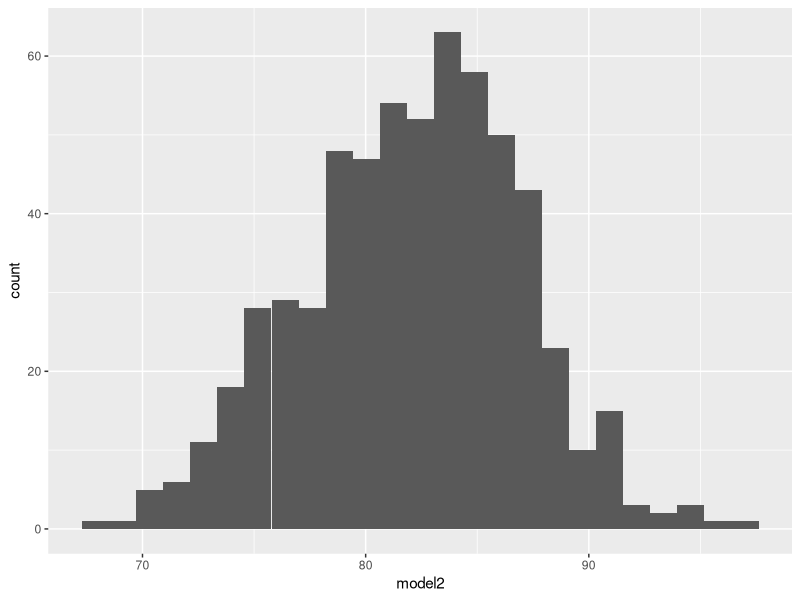
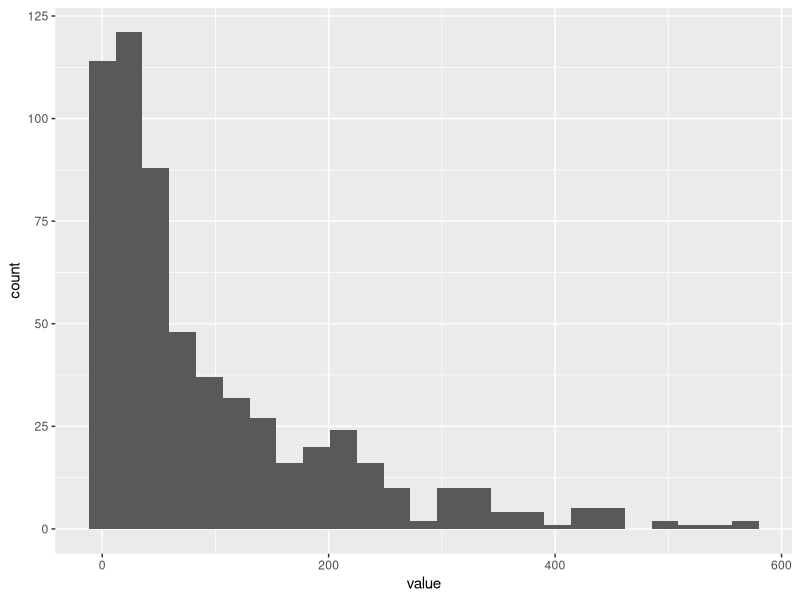
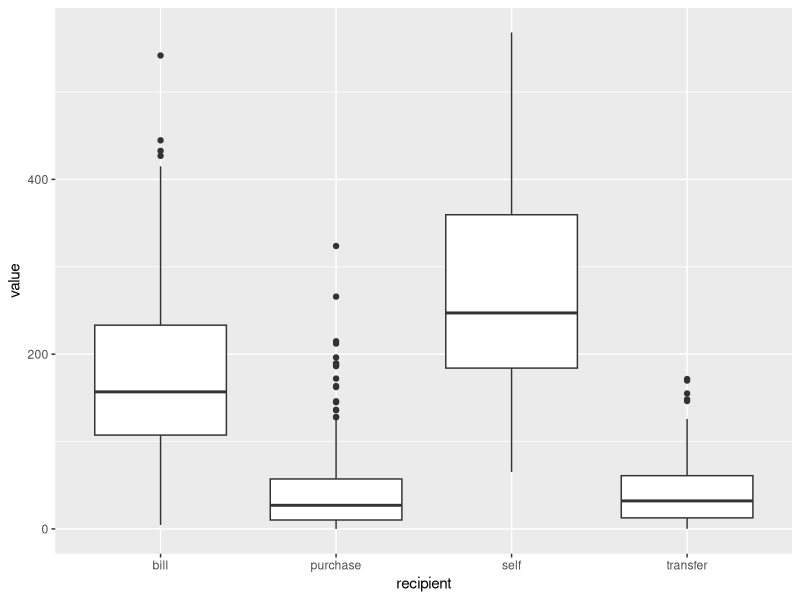
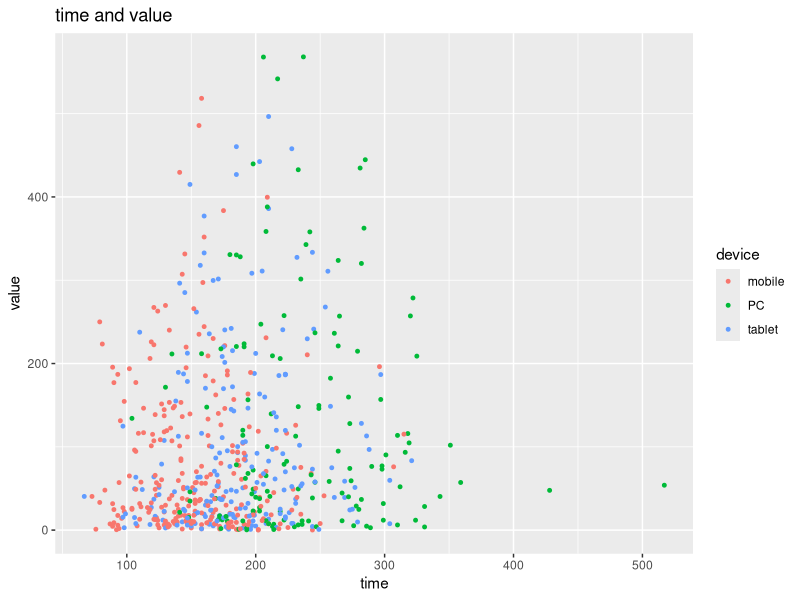
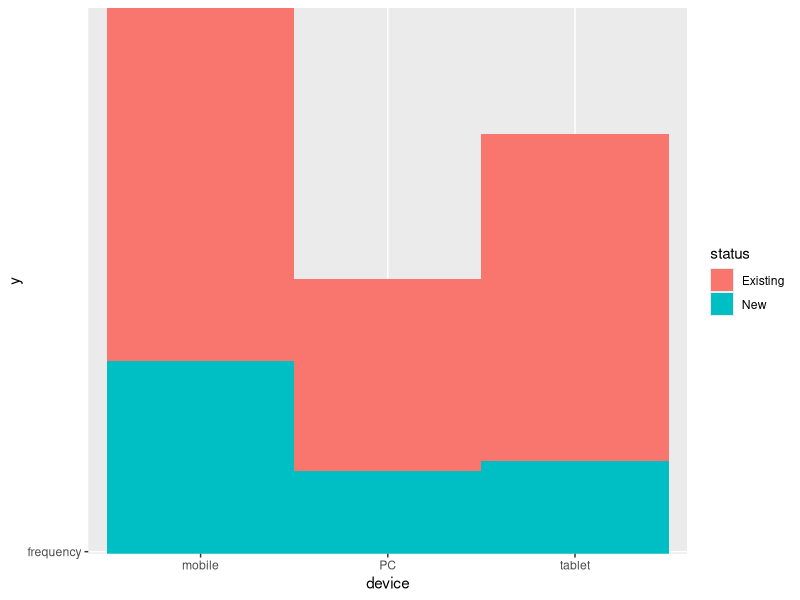
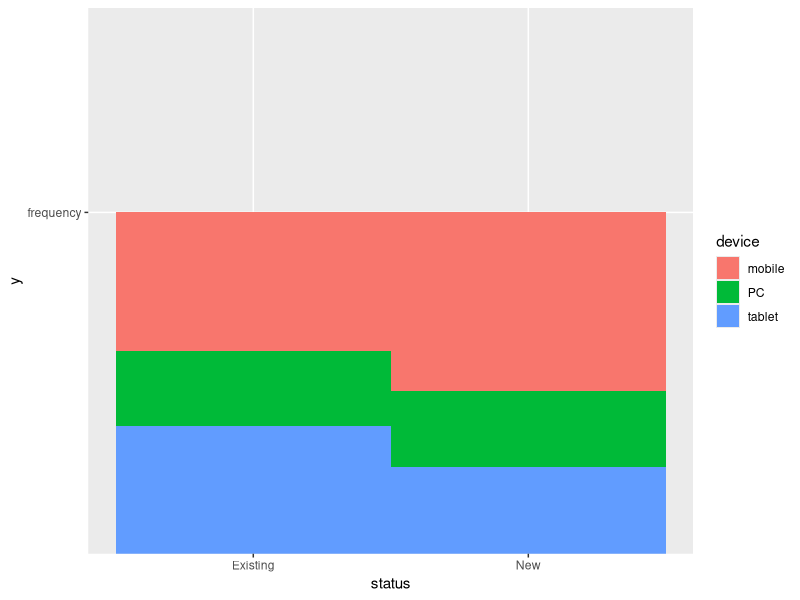
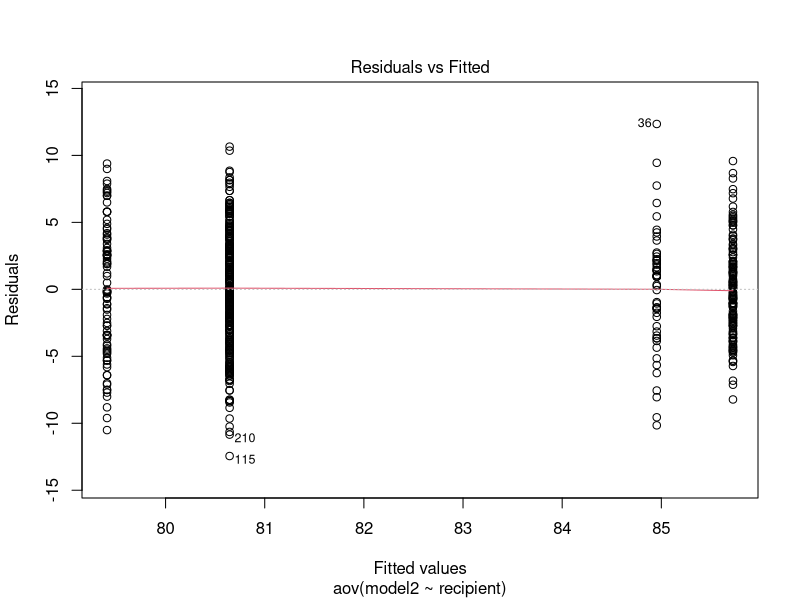
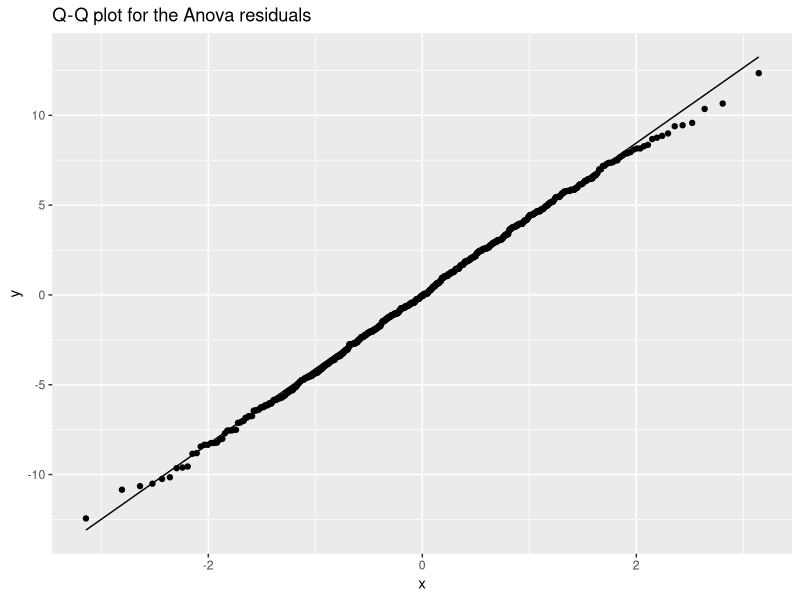

R code for these plots, in order:
## ---- chunk 1
knitr::opts_chunk$set(echo = TRUE)
## ---- chunk 2
setwd("C:/Users/SAMSUNG/Documents")
library(ggplot2)
library(dplyr)

transactions <- read.csv("transactions.csv", stringsAsFactors = T)

summary(transactions)
dim(transactions)
## ---- chunk 3
p <- ggplot(data = transactions, aes(x = model2))
p <- p + geom_histogram(bins=25)
p
## ---- chunk 4
paste("model2")
paste("mean = ", mean(transactions$model2))
paste("median = ", median(transactions$model2))
## ---- chunk 5
p <- ggplot(data = transactions, aes(x = value))
p <- p + geom_histogram(bins=25)
p
## ---- chunk 6
paste("value")
paste("mean = ", mean(transactions$value))
paste("median = ", median(transactions$value))
## ---- chunk 7
p <- ggplot(data = transactions, aes(y = value, x = recipient))
p <- p + geom_boxplot()
p
## ---- chunk 8
summarise(group_by(transactions, recipient), 
          means = mean(value),
          stddev = sd(value))
## ---- chunk 9
p <- ggplot(data = transactions, aes(x = time, y = value))
p <- p + geom_point(size = 1, shape = 19, aes(color = device))
p <- p + labs(title = "time and value", x = "time", y = "value", color = "device")
p
## ---- chunk 10
cor(y = transactions$value, x = transactions$time, method = "spearman")
## ---- chunk 11
p <- ggplot(data = transactions, aes(x = device, y = "frequency", fill = status))
p <- p + geom_bar(width = 1, stat = "identity", position = "stack")
p

p1 <- ggplot(data = transactions, aes(x = status, y = "frequency", fill = device))
p1 <- p1 + geom_bar(width = 1, stat = "identity", position = "fill")
p1
## ---- chunk 12
count <- table(transactions$recipient)
count <- sort(count, decr = T)
perc <- 100 * round(prop.table(count), 3)
total <- cumsum(count) ; total
cbind(Count = count, Perc = 100*round(prop.table(count),3), Total = cumsum(count))
## ---- chunk 13
t <- xtabs(~ recipient + status, data = transactions)
t
prop.table(t, margin = 1)
## ---- chunk 14
summarise(group_by(transactions, status), means = mean(model2))
summarise(group_by(transactions, device), means = mean(model2))
## ---- chunk 15
t.test(transactions$model1, mu = mean(transactions$model1), conf.level = 0.95)
t.test(transactions$model2, mu = mean(transactions$model2), conf.level = 0.95)
## ---- chunk 16
t.test(transactions$model2, transactions$model1, sig.level = 0.05,
       mu = 0, paired = T, alternative = "two.sided")
## ---- chunk 17
t.test(transactions$model2, transactions$model1, sig.level = 0.05,
       mu = 2, paired = T, alternative = "greater")
## ---- chunk 18
m1 <- transactions$model2[transactions$status == "Existing"]
m2 <- transactions$model2[transactions$status == "New"]

wilcox.test(m1, m2, paired = F,
            mu = 0, exact = FALSE, alternative = "two.sided", sig.level = 0.01)
## ---- chunk 19
m3 <- transactions$model2[transactions$device == "PC"]
m4 <- transactions$model2[transactions$device == "tablet"]

wilcox.test(m3, m4, paired = F,
            mu = 0, exact = FALSE, alternative = "two.sided", sig.level = 0.01)
## ---- chunk 20
anova <- aov(model2 ~ recipient, data = transactions)
summary(anova)
plot(anova, 1)

res <- data.frame(residuals = anova$residuals)
p <- ggplot(res, aes(sample = residuals)) 
p <- p + stat_qq()
p <- p + stat_qq_line()
p <- p + labs(title = "Q-Q plot for the Anova residuals")
p

shapiro.test(anova$residuals)

TukeyHSD(anova, sig.level = 0.05)
## ---- chunk 21
paste("model2")
paste("stdev = ", sd(transactions$model2))
## ---- chunk 22
# Calculating the standard deviation of model2
sd <- sd(transactions$model2)

num = ceiling(power.t.test(power = 0.9,
                           delta = 2,
                           sd = sd,
                           sig.level = 0.05,
                           type = "two.sample",
                           alternative = "two.sided")$n)

paste("The minimum sample size required when power = 0.9 is", num)

num1 = ceiling(power.t.test(power = 0.99,
                           delta = 2,
                           sd = sd,
                           sig.level = 0.01,
                           type = "two.sample",
                           alternative = "two.sided")$n)

paste("The minimum sample size required when power = 0.99 is", num1)
## ---- chunk 23
num2 <- num

transactionsSample <- slice_sample(transactions, n = num2)

t <- rbind(all = prop.table(table(transactions$recipient)), Random = prop.table(table(transactionsSample$recipient)))

round(t,2)
## ---- chunk 24
set.seed(123)

num2 <- num

transactionsGrouped <- group_by(transactions, recipient)
N <- nrow(transactions)

transactionsSample2 <- slice_sample(transactionsGrouped, prop = num2/N)

t2 <- rbind(all = prop.table(table(transactions$recipient)), Stratified = prop.table(table(transactionsSample2$recipient)))

round(t2,2)
